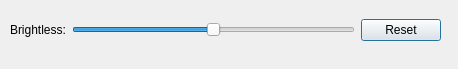
<?xml version="1.0" encoding="UTF-8"?>
<ui version="4.0">
 <class>BrightlessPickerDialog</class>
 <widget class="QDialog" name="BrightlessPickerDialog">
  <property name="geometry">
   <rect>
    <x>0</x>
    <y>0</y>
    <width>458</width>
    <height>69</height>
   </rect>
  </property>
  <property name="windowTitle">
   <string>Change image brightness</string>
  </property>
  <widget class="QWidget" name="gridLayoutWidget">
   <property name="geometry">
    <rect>
     <x>0</x>
     <y>0</y>
     <width>451</width>
     <height>61</height>
    </rect>
   </property>
   <layout class="QGridLayout" name="gridLayout" columnstretch="0,0,0">
    <property name="leftMargin">
     <number>10</number>
    </property>
    <property name="topMargin">
     <number>10</number>
    </property>
    <property name="rightMargin">
     <number>10</number>
    </property>
    <property name="bottomMargin">
     <number>10</number>
    </property>
    <item row="0" column="1">
     <widget class="QSlider" name="horizontalSlider">
      <property name="minimum">
       <number>-100</number>
      </property>
      <property name="maximum">
       <number>100</number>
      </property>
      <property name="value">
       <number>0</number>
      </property>
      <property name="orientation">
       <enum>Qt::Orientation::Horizontal</enum>
      </property>
     </widget>
    </item>
    <item row="0" column="0">
     <widget class="QLabel" name="label">
      <property name="text">
       <string>Brightless:</string>
      </property>
     </widget>
    </item>
    <item row="0" column="2">
     <widget class="QPushButton" name="pushButton">
      <property name="text">
       <string>Reset</string>
      </property>
     </widget>
    </item>
   </layout>
  </widget>
 </widget>
 <resources/>
 <connections/>
</ui>
